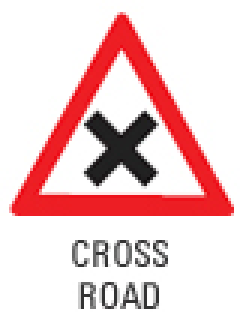
%> input picture Code/datargb1/cr.jpg, 81 x 107 px (shown 3 times larger); its folder holds only this picture in this run
$ octave rotate.m   (GNU Octave 9; MATLAB toolbox functions it lacks are replaced by stand-ins)
%> lines starting %> are read from the running program, lines starting %| are printed output that depends on the picture
clc
clear
close all


[file_namesX]=dir('datargb1/*.jpg');
mkdir('datargb');
kk=-15;
kkk=0;
for x=1:length(file_namesX(:,1))
    kkk=kkk+1;
a=imread(sprintf('datargb1/%s',file_namesX(x,:).name));
%> a is the input picture: size 107x81x3 uint8; mean R, G, B 238.1, 205.6, 206.6
kk=-15;
for y=1:31
    i=a;
i=imrotate(i,kk);
kk=kk+1;
imwrite(i,sprintf('datargb/%d_%d_%s',kkk,kk,file_namesX(x,:).name));
end
%> this loop made 31 passes
%> pass 1, `i=imrotate(i,kk);`:
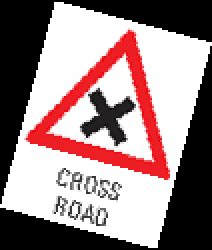
%> i: size 125x106x3 uint8 (shown 2 times larger); mean R, G, B 155.8, 134.4, 135.1
%> pass 2, `i=imrotate(i,kk);`:
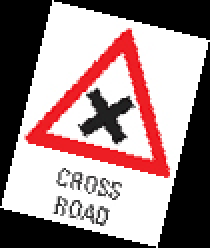
%> i: size 124x105x3 uint8 (shown 2 times larger); mean R, G, B 158.4, 136.8, 137.4
%> pass 3, `i=imrotate(i,kk);`:
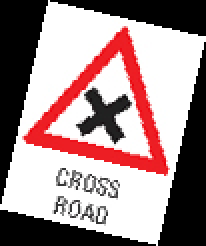
%> i: size 123x103x3 uint8 (shown 2 times larger); mean R, G, B 162.9, 140.7, 141.3
%> after the loop, kk = 16
end
'rotation complete'

$ run again, on Code/datargb1/glc.jpg
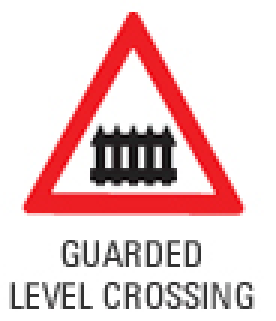
%> input picture Code/datargb1/glc.jpg, 92 x 107 px (shown 3 times larger)
%> a is the input picture: size 107x92x3 uint8; mean R, G, B 234.1, 205.9, 206.8
%> the loop `for y=1:31` made 31 passes
%> pass 1, `i=imrotate(i,kk);`:
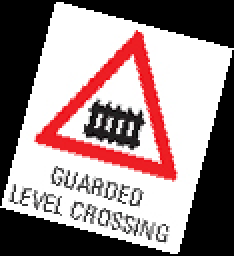
%> i: size 128x117x3 uint8 (shown 2 times larger); mean R, G, B 153.9, 135.4, 136
%> pass 3, `i=imrotate(i,kk);`:
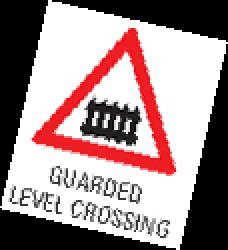
%> i: size 125x114x3 uint8 (shown 2 times larger); mean R, G, B 161.9, 142.4, 143
%> after the loop `for y=1:31`: kk = 16

$ run again, on Code/datargb1/horr.jpg
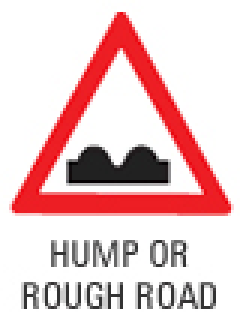
%> input picture Code/datargb1/horr.jpg, 83 x 107 px (shown 3 times larger)
%> a is the input picture: size 107x83x3 uint8; mean R, G, B 234.8, 203.7, 204.6
%> the loop `for y=1:31` made 31 passes
%> pass 1, `i=imrotate(i,kk);`:
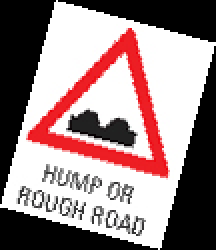
%> i: size 125x108x3 uint8 (shown 2 times larger); mean R, G, B 154.5, 133.9, 134.6
%> pass 3, `i=imrotate(i,kk);`:
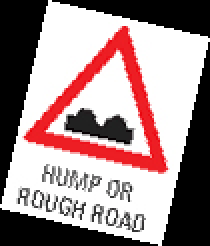
%> i: size 123x105x3 uint8 (shown 2 times larger); mean R, G, B 161.4, 140, 140.6
%> after the loop `for y=1:31`: kk = 16

$ run again, on Code/datargb1/hp.jpg
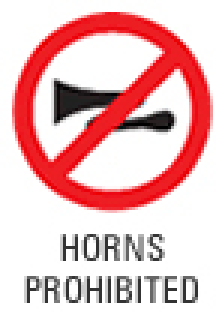
%> input picture Code/datargb1/hp.jpg, 74 x 105 px (shown 3 times larger)
%> a is the input picture: size 105x74x3 uint8; mean R, G, B 234.8, 190.2, 191.5
%> the loop `for y=1:31` made 31 passes
%> pass 1, `i=imrotate(i,kk);`:
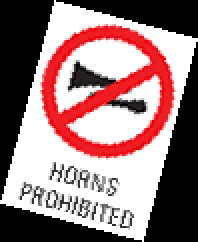
%> i: size 121x99x3 uint8 (shown 2 times larger); mean R, G, B 152.3, 123.4, 124.3
%> pass 3, `i=imrotate(i,kk);`:
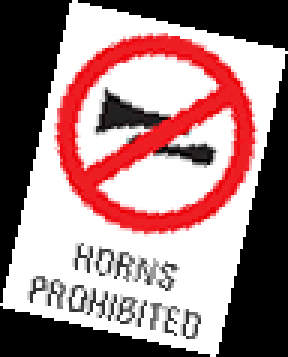
%> i: size 119x96x3 uint8 (shown 3 times larger); mean R, G, B 159.8, 129.5, 130.4
%> after the loop `for y=1:31`: kk = 16

$ run again, on Code/datargb1/dd.jpg
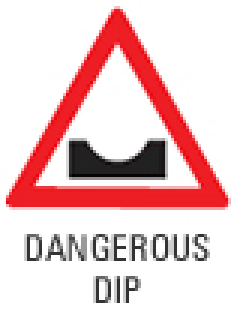
%> input picture Code/datargb1/dd.jpg, 77 x 104 px (shown 3 times larger)
%> a is the input picture: size 104x77x3 uint8; mean R, G, B 236.2, 201.7, 202.7
%> the loop `for y=1:31` made 31 passes
%> pass 1, `i=imrotate(i,kk);`:
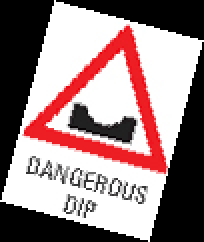
%> i: size 121x102x3 uint8 (shown 2 times larger); mean R, G, B 153.1, 130.7, 131.4
%> pass 3, `i=imrotate(i,kk);`:
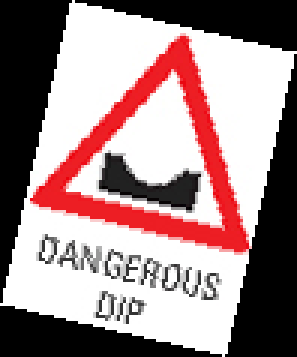
%> i: size 119x99x3 uint8 (shown 3 times larger); mean R, G, B 160.4, 136.9, 137.6
%> after the loop `for y=1:31`: kk = 16
